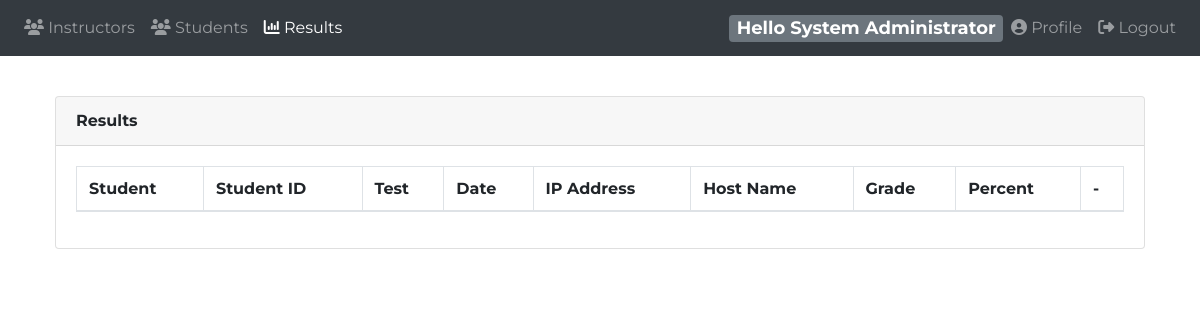
The app's page /instructor/?results (signed in), older data.
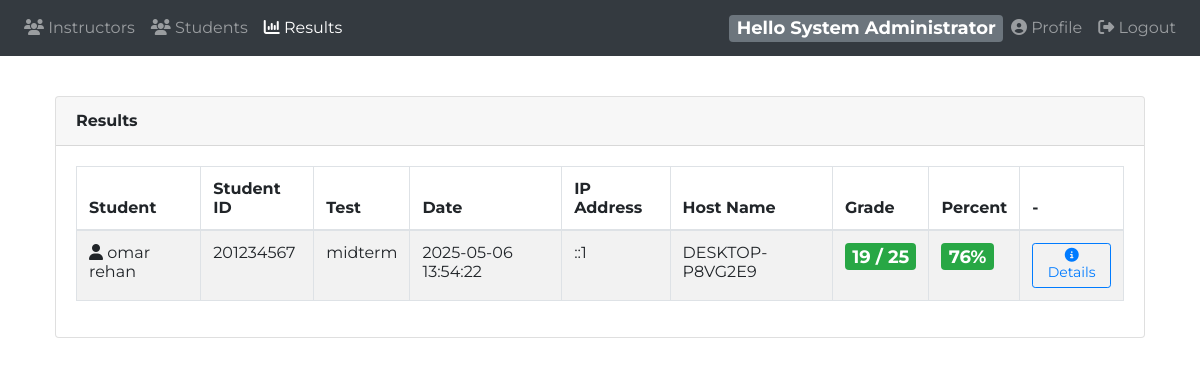
The same page, newer data.
### tables this page shows
CREATE TABLE `result` (
  `id` int(11) NOT NULL,
  `studentID` int(11) NOT NULL,
  `testID` int(11) NOT NULL,
  `groupID` int(11) DEFAULT NULL,
  `settingID` int(11) DEFAULT NULL,
  `startTime` timestamp NOT NULL DEFAULT current_timestamp(),
  `endTime` timestamp NULL DEFAULT NULL,
  `isTemp` tinyint(1) NOT NULL DEFAULT 1,
  `hostname` varchar(255) DEFAULT NULL,
  `ipaddr` varchar(15) DEFAULT NULL,
  `score` int(11) DEFAULT NULL,
  `final_grade` float DEFAULT 0
);

CREATE TABLE `student` (
  `id` int(11) NOT NULL,
  `name` varchar(255) DEFAULT NULL,
  `email` varchar(255) DEFAULT NULL,
  `phone` varchar(255) DEFAULT NULL,
  `password` varchar(255) DEFAULT NULL,
  `password_token` varchar(100) DEFAULT NULL,
  `token_expire` timestamp NULL DEFAULT NULL,
  `suspended` tinyint(1) DEFAULT 0,
  `sessionID` varchar(100) DEFAULT NULL
);

CREATE TABLE `test` (
  `id` int(11) NOT NULL,
  `name` varchar(255) DEFAULT NULL,
  `courseID` int(11) DEFAULT NULL,
  `deleted` tinyint(1) DEFAULT 0,
  `instructorID` int(11) DEFAULT NULL
);

### instructor/app/model/dbh.class.php (called while the page is built)
<?php
class dbh {
    private $host = "localhost";
     private $port = "3306";
    private $username = "root";
    private $password = "";
  private $dbName = "online_exam";
    public function connect() {
        try {
            $dsn = "mysql:host={$this->host};port={$this->port};dbname={$this->dbName};charset=utf8mb4";
            $pdo = new PDO($dsn, $this->username, $this->password);
            $pdo->setAttribute(PDO::ATTR_ERRMODE, PDO::ERRMODE_EXCEPTION);
            $pdo->setAttribute(PDO::ATTR_DEFAULT_FETCH_MODE, PDO::FETCH_ASSOC);
            return $pdo;
        } catch (PDOException $e) {
            die("   Eror Connection Database " . $e->getMessage());
        }
    }
}

### instructor/app/model/instructor.class.php (called while the page is built, shortened)
<?php
class Instructor extends dbh {
    public function getByEmail($email) {
        $sql = "SELECT id, name, password, email, phone, isAdmin FROM instructor WHERE email = :email";
        $stmt = $this->connect()->prepare($sql);
        $stmt->bindParam(":email", $email);
        $stmt->execute();
        return $stmt->fetch(PDO::FETCH_OBJ);
    }
}

### instructor/app/model/result.class.php (called while the page is built, shortened)
<?php
class Result extends dbh {
    public function getAll() {
        if ($_SESSION['mydata']->isAdmin) {
            $query = "SELECT r.id, r.testID, t.name AS testName, s.name AS studentName,
                      r.studentID, r.startTime, r.endTime,
                      ipaddr, hostname,
                      getResultGrade(r.id) AS FinalGrade,
                      getResultMaxGrade(r.id) AS TestDegree
                      FROM result r
                      INNER JOIN test t ON t.id = r.testID
                      INNER JOIN student s ON s.id = r.studentID
                      GROUP BY t.id, r.id
                      ORDER BY r.endTime DESC";
            $statement = $this->connect()->prepare($query);
        }
        $statement->execute();
        $results = $statement->fetchAll(PDO::FETCH_OBJ);
        return $results;
    }
}
?>

### instructor/app/view/results.php (the view, shortened to what the changed rows need)
<?php
require_once 'header.php';
require_once 'navbar.php';
$res = new result;
if (isset($_GET['needsReview'])) {
    $review = $res->questionsNeedsReview();
?>
    <div class="col-md-12">
        <div class="card">
            <div class="card-header">
                <strong class="card-title">Essay Answers Needs Review</strong>
                <a href="?results" type="button" class="btn btn-outline-primary float-right mb-1"><i class="fa fa-arrow-left"></i> Return To Results</a>
            </div>
            <div class="card-body">
                <table id="bootstrap-data-table" class="table table-striped table-bordered">
                    <thead>
                        <tr>
                            <th>Student Name</th>
                            <th>Question</th>
                            <th>Student Answer</th>
                            <th>-</th>
                            <th>-</th>
                        </tr>
                    </thead>
                    <tbody>
                        <?php foreach ($review as $question) { ?>
                            <tr>
                                <td><i class="fa fa-user"></i> <?php echo $question->StudentName ?></td>
                                <td><?php echo $question->question ?></td>
                                <td><?php echo $question->textAnswer ?></td>
                                <td>
                                    <form action="app/controller/result.inc.php?action=approveAnswer" method="POST" class="text-center">
                                        <input type="hidden" class="form-control" name="ansID" value="<?php echo $question->id ?>">
                                        <div class="form-row align-items-center" style="min-width:250px">
                                            <div class="col-8 my-1">
                                                <div class="input-group">
                                                    <input type="number" class="form-control" name="points" placeholder="Max(<?php echo $question->points ?>) Points" max="<?php echo $question->points ?>" min="1">
                                                </div>
                                            </div>
                                            <button type="submit" class="btn btn-success"><i class="fa fa-check"></i></button>
                                        </div>
                                    </form>
                                </td>
                                <td><a href="app/controller/result.inc.php?action=rejectAnswer&id=<?php echo $question->id ?>" class="btn btn-danger"><i class="fa fa-close"></i> Reject Answer</a></td>
                            </tr>
                        <?php } ?>
                    </tbody>
                </table>
            </div>
        </div>
    </div>
<?php } else {
    $_admin = new admin;
    $_student = new student;
    $res = new result;
    if (isset($_GET['studentID']) and $_SESSION['mydata']->isAdmin) {
        $results = $_admin->getStudentResults($_GET['studentID']);
    } elseif (isset($_GET['studentID']) and !$_SESSION['mydata']->isAdmin) {
        $results = $_student->getStudentResults($_GET['studentID']);
    } elseif (isset($_GET['testID']) and !$_SESSION['mydata']->isAdmin) {
        $results = $res->getTestResults($_GET['testID']);
    } elseif (isset($_GET['groupID']) and !$_SESSION['mydata']->isAdmin) {
        $results = $res->getGroupResults($_GET['groupID']);
    } else {
        $results = $res->getAll();
    } ?>
    <div class="col-md-12">
        <div class="card">
            <div class="card-body">
                <table id="ResultsTable" class="table table-striped table-bordered">
                    <thead>
                        <tr>
                            <th>Student</th>
                            <th>Student ID</th>
                            <th>Test</th>
                            <th>Date</th>
                            <th>IP Address</th>
                            <th>Host Name</th>
                            <th>Grade</th>
                            <th>Percent</th>
                            <th>-</th>
                        </tr>
                    </thead>
                    <tbody>
                        <?php foreach ($results as $result) {
                            $percent = round(($result->TestDegree != 0) ? (($result->FinalGrade / $result->TestDegree) * 100) : 0);
                        ?>
                            <tr>
                                <td><i class="fa fa-user"></i> <?php echo $result->studentName ?></td>
                                <td><?php echo $result->studentID ?></td>
                                <td><?php echo $result->testName ?></td>
                                <td><?php echo $result->endTime ?></td>
                                <td><?php echo $result->ipaddr ?></td>
                                <td><?php echo $result->hostname ?></td>
                                <td><span class="badge badge-<?php echo (($percent < 50) ? 'danger' : 'success') ?>"><?php echo $result->FinalGrade . ' / ' . $result->TestDegree ?></span></td>
                                <td><?php echo (($percent < 50) ? ('<span class="badge badge-danger">' . $percent . '%') : ('<span class="badge badge-success">' . $percent . '%')) ?></td>
                                <td><a href="?results&id=<?php echo $result->id ?>" class="btn btn-outline-primary btn-sm"><i class="fa fa-info-circle"></i> Details</a></td>
                            </tr>
                        <?php } ?>
                    </tbody>
                </table>
            </div>
        </div>
    </div>
<?php } ?>
<?php
require_once 'footer.php';
?>

Row changes from the older to the newer data that the page shows:
added result: studentID.name "omar rehan", studentID "201234567", testID.name "midterm", endTime "2025-05-06 13:54:22", ipaddr "::1", hostname "DESKTOP-P8VG2E9", FinalGrade "19", TestDegree "25", percent "76"
